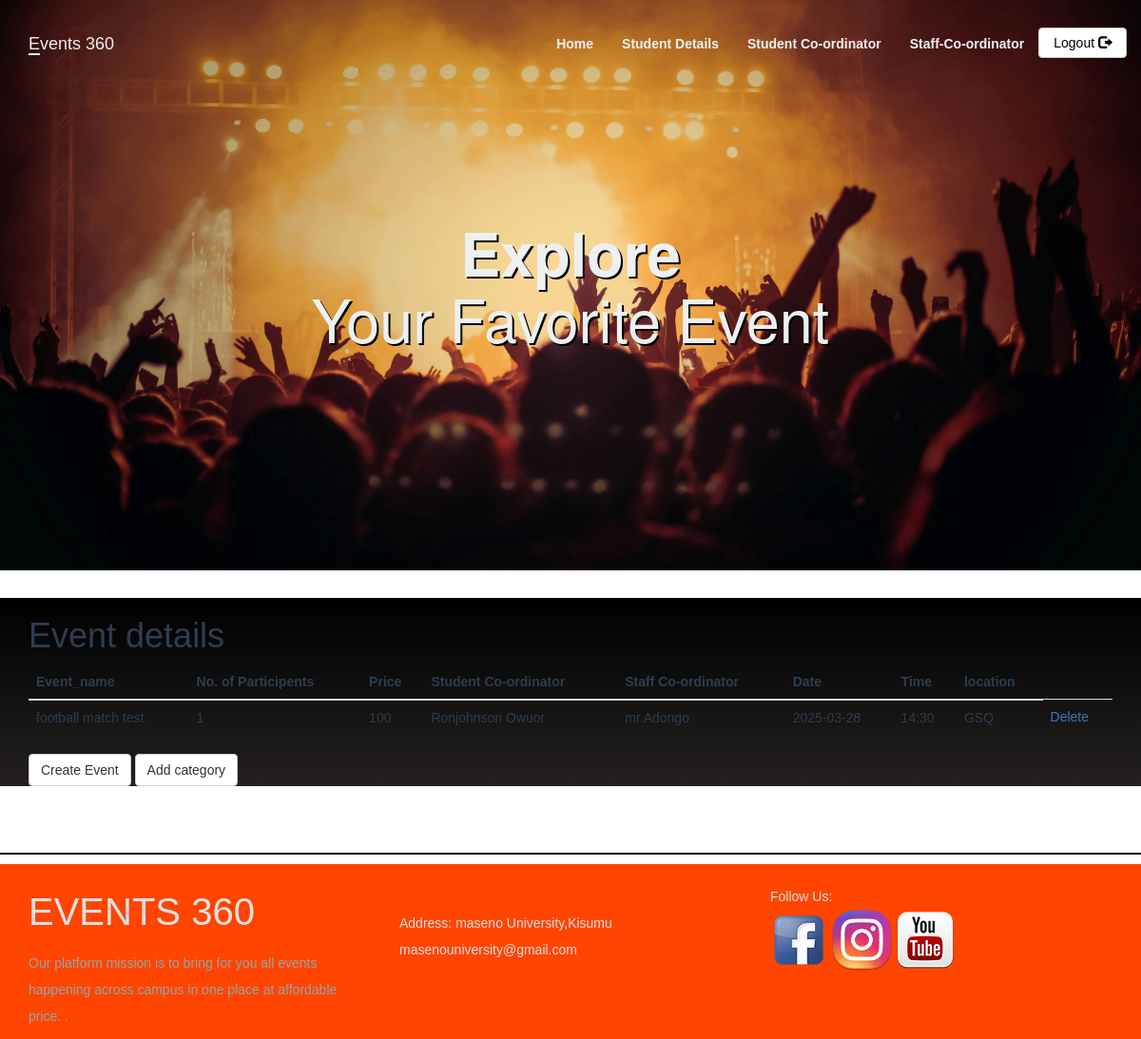
/adminPage.php, run on the app's committed database.
### tables this page shows
CREATE TABLE `staff_coordinator` (
  `stid` int NOT NULL AUTO_INCREMENT,
  `name` varchar(100) NOT NULL,
  `phone` varchar(10) DEFAULT NULL,
  `event_id` int DEFAULT NULL,
  PRIMARY KEY (`stid`)
);

CREATE TABLE `events` (
  `event_id` int NOT NULL,
  `event_title` varchar(50) NOT NULL,
  `event_price` int DEFAULT NULL,
  `participents` int DEFAULT '0',
  `img_link` text,
  `type_id` int DEFAULT NULL,
  PRIMARY KEY (`event_id`)
);

CREATE TABLE `student_coordinator` (
  `sid` int NOT NULL AUTO_INCREMENT,
  `st_name` varchar(100) NOT NULL,
  `phone` varchar(10) DEFAULT NULL,
  `event_id` int DEFAULT NULL,
  PRIMARY KEY (`sid`)
);

CREATE TABLE `event_info` (
  `event_id` int NOT NULL AUTO_INCREMENT,
  `Date` date DEFAULT NULL,
  `time` varchar(20) NOT NULL,
  `location` varchar(300) NOT NULL,
  PRIMARY KEY (`event_id`)
);

### adminPage.php (the view, shortened to what this page needs)
<?php
include_once 'classes/db1.php';
$result = mysqli_query($conn,"SELECT * FROM staff_coordinator s ,event_info ef ,student_coordinator st,events e where e.event_id= ef.event_id and e.event_id= s.event_id and e.event_id= st.event_id");
?>
<!DOCTYPE html>
<html>
<head>
</head>
    <body>
<?php include 'utils/adminHeader.php'?>
        <div class = "content">
            <div class = "container">
            <h1>Event details</h1>
            <?php
if (mysqli_num_rows($result) > 0) {
?>
                <table class="table table-hover" >
                    <thead>
                        <tr>
                            <th>Event_name</th>
                            <th>No. of Participents</th>
                            <th>Price</th>
                            <th>Student Co-ordinator</th>
                            <th>Staff Co-ordinator</th>
                            <th>Date</th>
                            <th>Time</th>
                            <th>location </th>
                        </tr>
                    </thead>
                    <tbody>
                        <?php
                     while($row = mysqli_fetch_array($result)){
                            echo '<tr>';
                             echo '<td>' . $row['event_title'] . '</td>';
                            echo '<td>' . $row['participents'] . '</td>';
                            echo '<td>' . $row['event_price'] . '</td>';
                            echo '<td>' . $row['st_name'] . '</td>';
                            echo '<td>' . $row['name'] . '</td>';
                            echo '<td>'.$row['Date'].'</td>';
                            echo '<td>'.$row['time'].'</td>';
                            echo '<td>'.$row['location'].'</td>';
                            echo '<td>'
                            .'<a class="delete" href="deleteEvent.php?id='.$row['event_id'].'">Delete</a> '
                            .'</td>';
                            echo '</tr>';
                        }
                        ?>
                    </tbody>
                </table>
<?php
}
?>
                <a class="btn btn-default" href = "createEventForm.php">Create Event</a>
                <a class="btn btn-default" href = "addCategory.php">Add category</a>
            </div>
        </div>
        <?php require 'utils/footer.php'; ?>
    </body>
</html>

### utils/adminHeader.php (shortened to what this page needs)
<head>
</head>
        <?php require 'utils/styles.php'; ?>
<header class="bgImage" >
    <nav class="navbar" >
        <div class="container">
            <div class="navbar-header">
                <a class = "navbar-brand">
                    Events 360
                </a>
            </div>
            <ul class="nav navbar-nav navbar-right">
            <li><a href = "adminPage.php"><strong>Home</strong></a></li>
            <li><a href = "Stu_details.php"><strong>Student Details</strong></a></li>
                    <li><a href = "Stu_cordinator.php"><strong>Student Co-ordinator</strong></a></li>
                    <li><a href = "Staff_cordinator.php"><strong>Staff-Co-ordinator</strong></a></li>
                    <li class="btnlogout"><a class = "btn btn-default navbar-btn" href = "index.php">Logout <span class = "glyphicon glyphicon-log-out"></span></a></li>
            </ul>
        </div>
    </nav>
    <div class = "col-md-12">
        <div class = "container">
            <div class = "jumbotron">
                <h1><strong>Explore<br></strong> Your Favorite Event</h1>
    </div>
</header>

### utils/styles.php
<link rel = "stylesheet" type = "text/css" href = "css/bootstrap.css">
<link rel = "stylesheet" type = "text/css" href = "css/style.css">

### utils/footer.php
<hr class = "footerline">
<footer style="background: orangered;">
    <div class = "container">
        <div class = "row">
            <section>
                <div class = "footerContent col-md-4">
                    <p class = "footerContent1">
                      EVENTS 360
                    </p>
                    <p class = "footerSubtext2">
                    Our platform mission is to bring for you all events happening across campus in one place at affordable price.
                  .
                    </p>
                </div>
            </section>
            <section>
                <div class = "footcontent col-md-4">
                <p> <br>
                 Address: maseno University,Kisumu
                    <br>masenouniversity@gmail.com</p>
                </div>
            </section>
            <section>
                <div class = "footcontent col-md-4">
                    Follow Us:<br>
                    <a href="#"><img src = "images/facebook.png"></a>
                    <a href="#"><img src = "images/instagram.png" width="65px"></a>
                        <a href="#"><img src = "images/youtube.png"></a>
                </div>
            </section>
        </div>
    </div>
</footer>

### css/style.css (style rules this page uses)
body { overflow-x: hidden; }
hr { border-top: 2px solid black; margin-top: 40px; margin-bottom: 40px; }
header .navbar { padding: 20px 0; font-family: Arial, Helvetica, sans-serif; }
header .navbar-header a::first-letter { border-bottom: 2px solid #ecf0f1; }
header .navbar-nav a { color: #ecf0f1; padding-bottom: 12px; }
header .navbar-nav a:link { position: relative; }
header .btnlogout a { padding-top: 5px; }
header .navbar-nav a:before { content: ""; position: absolute; width: 100%; height: 3px; left: 0; background-color: #ecf0f1; visibility: hidden; -webkit-transform: scaleX(0); transform: scaleX(0); -webkit-transition: all 0.3s ease-in-out 0s; transition: all 0.3s ease-in-out 0s; margin-top: 25px; }
header .navbar-header a { color: #ecf0f1; }
header .navbar-nav .btn { color: black; padding-bottom: 5px; margin: 8px 0px; }
.jumbotron { background-color: transparent; color: #ecf0f1; text-align: center; margin-top: 50px; text-shadow: 2px 2px black; }
.footerline { margin-top: 70px; margin-bottom: 10px; }
.content { font-family: Arial, Helvetica, sans-serif; color: #2C3E50; background-image: linear-gradient(black,rgb(36, 32, 32)); height: auto; }
footer { font-family: Arial, Helvetica, sans-serif; color: #E0E0E0; line-height: 2; background-color: #001825; padding-top: 20px; }
.footerContent > .footerContent1 { font-size: 40px; line-height: 1.5; }
.footerContent > .footerSubtext2 { color: #95a5a6; font-size: 14px; }
.footcontent { color: #E0E0E0; }

### utils/adminHeader.php (style rules this page uses)
.bgImage { background-image: url(images/cs03.jpg); background-size: cover; background-position: center center; height: 600px; margin-bottom: 29px; }

### data on the page
staff_coordinator: event.event_title "football match test", event.participents "1", event.event_price "100", student_coordinator.st_name "Ronjohnson Owuor", name "mr.Adongo", event_info.Date "2025-03-28", event_info.time "14:30", event_info.location "GSQ"
